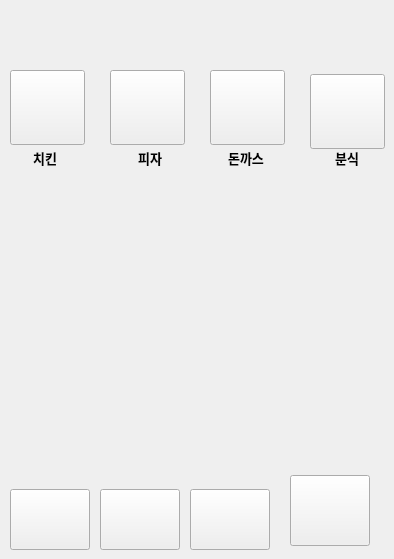
      <widget class="QWidget" name="homewindow">
       <widget class="QPushButton" name="orderrightbutton">
        <property name="geometry">
         <rect>
          <x>190</x>
          <y>489</y>
          <width>80</width>
          <height>61</height>
         </rect>
        </property>
        <property name="styleSheet">
         <string notr="true">border-image:url(&quot;C:/project/homeui/order_right.PNG&quot;)</string>
        </property>
        <property name="text">
         <string/>
        </property>
       </widget>
       <widget class="QPushButton" name="searchbutton">
        <property name="geometry">
         <rect>
          <x>100</x>
          <y>489</y>
          <width>80</width>
          <height>61</height>
         </rect>
        </property>
        <property name="styleSheet">
         <string notr="true">border-image:url(&quot;C:/project/homeui/search.PNG&quot;)</string>
        </property>
        <property name="text">
         <string/>
        </property>
       </widget>
       <widget class="QPushButton" name="homebutton">
        <property name="geometry">
         <rect>
          <x>10</x>
          <y>489</y>
          <width>80</width>
          <height>61</height>
         </rect>
        </property>
        <property name="styleSheet">
         <string notr="true">border-image:url(&quot;C:/project/homeui/home.PNG&quot;)</string>
        </property>
        <property name="text">
         <string/>
        </property>
       </widget>
       <widget class="QLabel" name="advertise">
        <property name="geometry">
         <rect>
          <x>20</x>
          <y>200</y>
          <width>361</width>
          <height>121</height>
         </rect>
        </property>
        <property name="text">
         <string/>
        </property>
       </widget>
       <widget class="QLabel" name="advertise2">
        <property name="geometry">
         <rect>
          <x>20</x>
          <y>350</y>
          <width>361</width>
          <height>121</height>
         </rect>
        </property>
        <property name="text">
         <string/>
        </property>
       </widget>
       <widget class="QPushButton" name="inquirybutton">
        <property name="geometry">
         <rect>
          <x>290</x>
          <y>475</y>
          <width>80</width>
          <height>71</height>
         </rect>
        </property>
        <property name="styleSheet">
         <string notr="true">border-image:url(&quot;C:/project/homeui/iqurey.PNG&quot;)</string>
        </property>
        <property name="text">
         <string/>
        </property>
       </widget>
       <widget class="QPushButton" name="chickenbutton">
        <property name="geometry">
         <rect>
          <x>10</x>
          <y>70</y>
          <width>75</width>
          <height>75</height>
         </rect>
        </property>
        <property name="styleSheet">
         <string notr="true">border-image:url(&quot;C:/project/homeui/chicken.PNG&quot;)</string>
        </property>
        <property name="text">
         <string/>
        </property>
       </widget>
       <widget class="QPushButton" name="pizzabutton">
        <property name="geometry">
         <rect>
          <x>110</x>
          <y>70</y>
          <width>75</width>
          <height>75</height>
         </rect>
        </property>
        <property name="styleSheet">
         <string notr="true">border-image:url(&quot;C:/project/homeui/pizza.PNG&quot;)</string>
        </property>
        <property name="text">
         <string/>
        </property>
       </widget>
       <widget class="QPushButton" name="dongasbutton">
        <property name="geometry">
         <rect>
          <x>210</x>
          <y>70</y>
          <width>75</width>
          <height>75</height>
         </rect>
        </property>
        <property name="styleSheet">
         <string notr="true">border-image:url(&quot;C:/project/homeui/dongas.PNG&quot;)</string>
        </property>
        <property name="text">
         <string/>
        </property>
       </widget>
       <widget class="QPushButton" name="bunsikbutton">
        <property name="geometry">
         <rect>
          <x>310</x>
          <y>74</y>
          <width>75</width>
          <height>75</height>
         </rect>
        </property>
        <property name="styleSheet">
         <string notr="true">border-image:url(&quot;C:/project/homeui/bunsik.PNG&quot;)</string>
        </property>
        <property name="text">
         <string/>
        </property>
       </widget>
       <widget class="QLabel" name="chickenlabel">
        <property name="geometry">
         <rect>
          <x>21</x>
          <y>150</y>
          <width>48</width>
          <height>16</height>
         </rect>
        </property>
        <property name="font">
         <font>
          <family>맑은 고딕</family>
          <pointsize>10</pointsize>
          <bold>true</bold>
         </font>
        </property>
        <property name="text">
         <string>치킨</string>
        </property>
        <property name="alignment">
         <set>Qt::AlignCenter</set>
        </property>
       </widget>
       <widget class="QLabel" name="piazzalabel_2">
        <property name="geometry">
         <rect>
          <x>126</x>
          <y>150</y>
          <width>48</width>
          <height>16</height>
         </rect>
        </property>
        <property name="font">
         <font>
          <family>맑은 고딕</family>
          <pointsize>10</pointsize>
          <bold>true</bold>
         </font>
        </property>
        <property name="text">
         <string>피자</string>
        </property>
        <property name="alignment">
         <set>Qt::AlignCenter</set>
        </property>
       </widget>
       <widget class="QLabel" name="dongaslabel_3">
        <property name="geometry">
         <rect>
          <x>222</x>
          <y>150</y>
          <width>48</width>
          <height>16</height>
         </rect>
        </property>
        <property name="font">
         <font>
          <family>맑은 고딕</family>
          <pointsize>10</pointsize>
          <bold>true</bold>
         </font>
        </property>
        <property name="text">
         <string>돈까스</string>
        </property>
        <property name="alignment">
         <set>Qt::AlignCenter</set>
        </property>
       </widget>
       <widget class="QLabel" name="bunsiklabel_4">
        <property name="geometry">
         <rect>
          <x>323</x>
          <y>150</y>
          <width>48</width>
          <height>16</height>
         </rect>
        </property>
        <property name="font">
         <font>
          <family>맑은 고딕</family>
          <pointsize>10</pointsize>
          <bold>true</bold>
         </font>
        </property>
        <property name="text">
         <string>분식</string>
        </property>
        <property name="alignment">
         <set>Qt::AlignCenter</set>
        </property>
       </widget>
       <widget class="QLabel" name="label_2">
        <property name="geometry">
         <rect>
          <x>0</x>
          <y>0</y>
          <width>80</width>
          <height>70</height>
         </rect>
        </property>
        <property name="styleSheet">
         <string notr="true">border-image:url(&quot;C:/Users/iot/Documents/test/project/homeui/bokpangeatslogo.PNG&quot;)</string>
        </property>
        <property name="text">
         <string/>
        </property>
       </widget>
      </widget>
